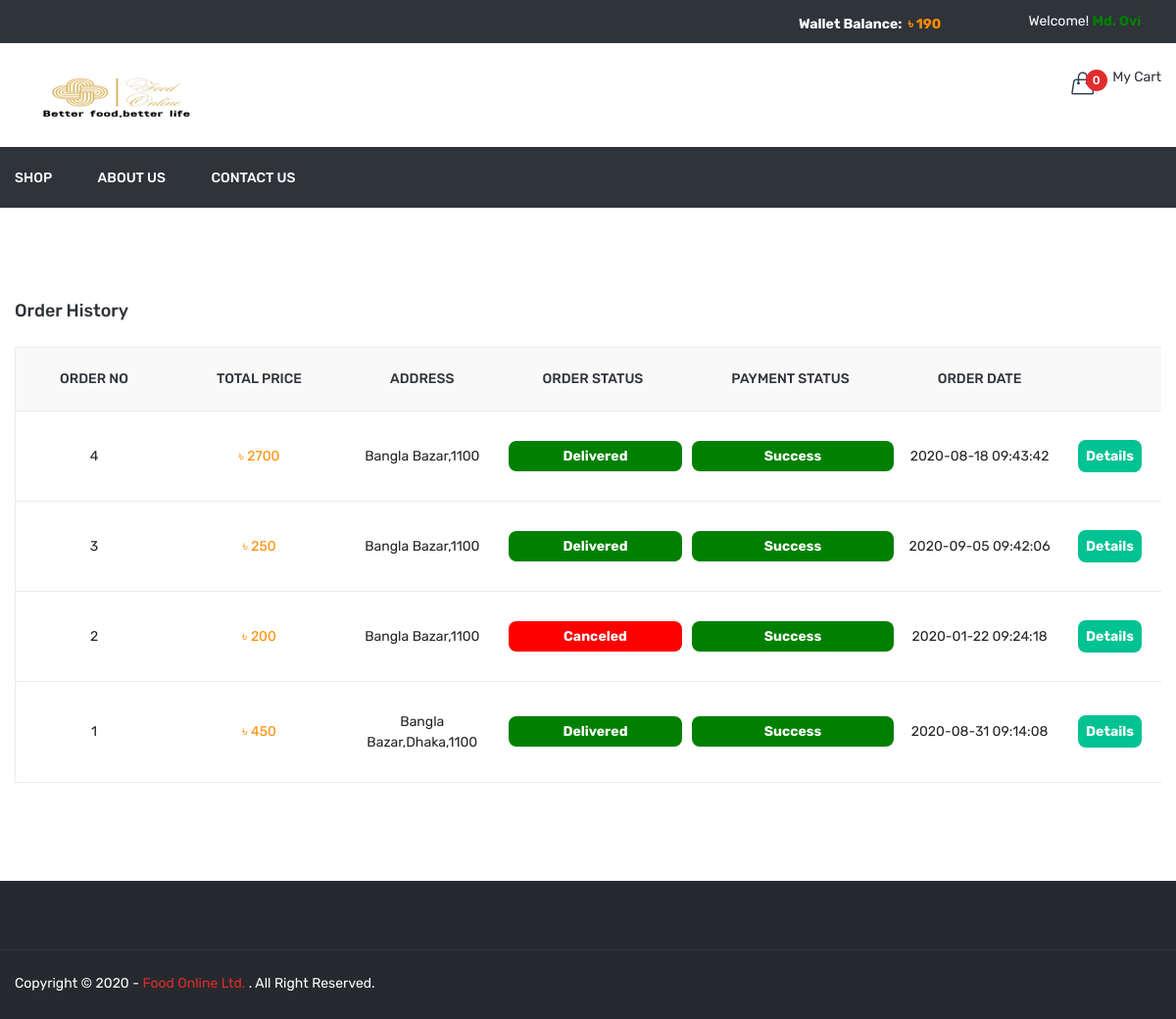
Screenshot of /order_history.php (signed in) with the database file from the repository.
### tables this page shows
CREATE TABLE `order_master` (
  `id` int(11) NOT NULL,
  `user_id` int(11) NOT NULL,
  `name` varchar(100) NOT NULL,
  `email` varchar(100) NOT NULL,
  `mobile` varchar(50) NOT NULL,
  `address` text NOT NULL,
  `zip_code` varchar(10) NOT NULL,
  `total_price` float NOT NULL,
  `payment_type` varchar(20) NOT NULL,
  `delivery_boy_id` int(11) DEFAULT NULL,
  `payment_status` varchar(20) NOT NULL,
  `order_status` int(11) NOT NULL,
  `cancel_by` enum('User','Admin') DEFAULT NULL,
  `cancel_time` datetime DEFAULT NULL,
  `txnid` varchar(50) NOT NULL,
  `pay_id` varchar(50) NOT NULL,
  `online_payment_status` varchar(20) NOT NULL,
  `payment_method` varchar(50) NOT NULL,
  `coupon_id` int(11) NOT NULL,
  `coupon_code` varchar(20) NOT NULL,
  `coupon_value` varchar(50) NOT NULL,
  `added_on` datetime NOT NULL,
  `delivery_date` datetime DEFAULT NULL
);

CREATE TABLE `order_status` (
  `id` int(11) NOT NULL,
  `status` varchar(20) NOT NULL
);

### order_history.php (the view, shortened to what this page needs)
<?php
    include('header.php');
    $user_id=$_SESSION['FOOD_USER_ID'];
    $sql="SELECT order_master.*,order_status.status FROM order_master,order_status WHERE order_master.order_status=order_status.id AND order_master.user_id='$user_id' ORDER BY order_master.id DESC";
    $res=mysqli_query($con,$sql);
?>
<div class="cart-main-area pt-95 pb-100">
    <div class="container">
        <h3 class="page-title">Order History</h3>
        <div class="row">
            <div class="col-lg-12 col-md-12 col-sm-12 col-12">
                <form method="post">
                    <div class="table-content table-responsive">
                        <table>
                            <thead>
                                <tr>
                                    <th width="5%">Order No</th>
                                    <th width="7%">Total Price</th>
                                    <th width="30%">Address</th>
                                    <th width="10%">Order Status</th>
                                    <th width="10%">Payment Status</th>
                                    <th width="5%">Order Date</th>
                                    <th width="5%"></th>
                                    <th width="5%"></th>
                                </tr>
                            </thead>
                            <tbody>
                                <?php
                                    if(mysqli_num_rows($res)>0) {
                                       while($row=mysqli_fetch_assoc($res)){
                                  ?>
                                            <tr>
                                                <td><?php echo $row['id'];?></td>
                                                <td>
                                                    <div style="color: #FF8C00;"><?php echo '&#2547; '.$row['total_price'];?></div>
                                                </td>
                                                <td><?php echo $row['address'].','.$row['zip_code'];?></td>
                                                <td>
                                                    <?php
                                                        $orderStatus=$row['status'];
                                                        $arr=explode(' ',trim($orderStatus));
                                                        $orderStatus=$arr[0];
                                                    ?>
                                                    <div class="order_status_front order_status_front_<?php echo $orderStatus?>">
                                                        <?php
                                                            echo $row['status'];
                                                        ?>
                                                    </div>
                                                </td>
                                                <td>
                                                    <div class="payment_status_front payment_status_front_<?php echo $row['payment_status']?>"><?php echo ucfirst($row['payment_status']);?></div>
                                                </td>
                                                <td><?php echo $row['added_on'];?></td>
                                                <td>
                                                    <a href="<?php echo SITE_PATH?>order_details?id=<?php echo $row['id']?>" class="details_order_front">Details</a>
                                                </td>
                                                <td>
                                                </td>
                                            </tr>
                                <?php } } ?>
                            </tbody>
                        </table>
                    </div>
                </form>
            </div>
        </div>
    </div>
</div>
<?php include('footer.php'); ?>

### rows the page displays
order_master: id "4", total_price "2700", address "Bangla Bazar", zip_code "1100", order_status.status "Delivered", payment_status "Success", added_on "2020-08-18 09:43:42"
order_master: id "3", total_price "250", address "Bangla Bazar", zip_code "1100", order_status.status "Delivered", payment_status "Success", added_on "2020-09-05 09:42:06"
order_master: id "2", total_price "200", address "Bangla Bazar", zip_code "1100", order_status.status "Canceled", payment_status "Success", added_on "2020-01-22 09:24:18"
order_master: id "1", total_price "450", address "Bangla Bazar,Dhaka", zip_code "1100", order_status.status "Delivered", payment_status "Success", added_on "2020-08-31 09:14:08"

### other values shown
$Wallet_total_balance "190"
$_SESSION['FOOD_USER_NAME'] "Md. Ovi"
$totalCartDish "0"
